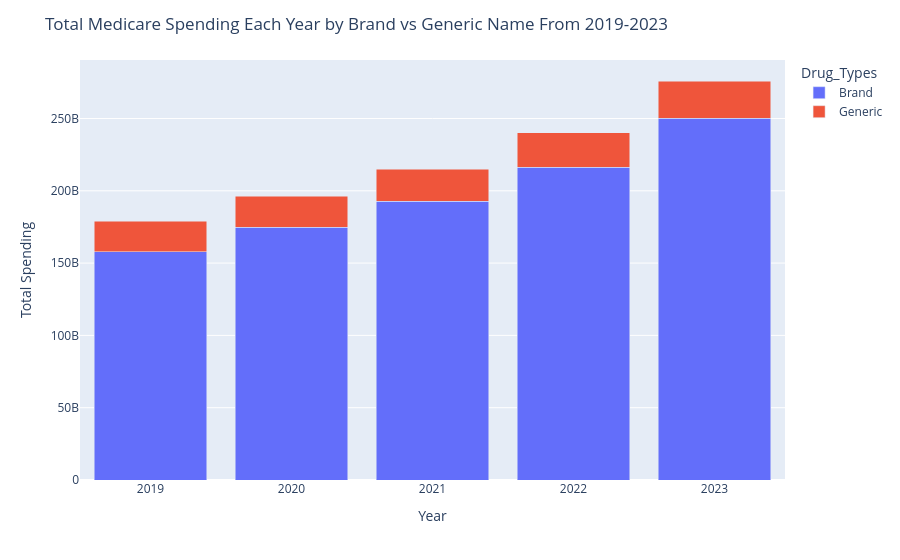

Notebook cell for this chart:
### Code cell
# stacked bar chart to show brand vs generic name
overall_df = df[df['Mftr_Name'] == 'Overall']

# create a new column for brand vs generic drug
drug_types = []
for i in range(len(overall_df)):
    if overall_df.iloc[i]['Brnd_Name'] != overall_df.iloc[i]['Gnrc_Name']:
        drug_types.append('Brand')
    else:
        drug_types.append('Generic')

overall_df['Drug_Types'] = drug_types

# find total spending by year and drug type (brand vs generic)
lst = []
for year in [2019, 2020, 2021, 2022, 2023]:
    total_spending_year = 'Tot_Spndng_' + str(year)
    
    brand_total = overall_df[overall_df['Drug_Types'] == 'Brand'][total_spending_year].sum()
    generic_total = overall_df[overall_df['Drug_Types'] == 'Generic'][total_spending_year].sum()
    
    lst.append({'Year': year, 'Drug_Types': 'Brand', 'Total Spending': brand_total})
    lst.append({'Year': year, 'Drug_Types': 'Generic', 'Total Spending': generic_total})

plot_df = pd.DataFrame(lst)

fig = px.bar(plot_df, x='Year', y='Total Spending', color='Drug_Types', barmode='stack')

fig.update_layout(title='Total Medicare Spending Each Year by Brand vs Generic Name From 2019-2023')

fig.show()

### Figure 1 — Plotly figure (JSON) as saved in the notebook; plotly's stock layout.template omitted (floating-point values rounded to 4 significant figures)
{"data": [{"hovertemplate": "Drug_Types=Brand<br>Year=%{x}<br>Total Spending=%{y}<extra></extra>", "legendgroup": "Brand", "marker": {"color": "#636efa", "pattern": {"shape": ""}}, "name": "Brand", "orientation": "v", "showlegend": true, "textposition": "auto", "type": "bar", "x": [2019, 2020, 2021, 2022, 2023], "xaxis": "x", "y": [158000000000.0, 174700000000.0, 192700000000.0, 216400000000.0, 250100000000.0], "yaxis": "y"}, {"hovertemplate": "Drug_Types=Generic<br>Year=%{x}<br>Total Spending=%{y}<extra></extra>", "legendgroup": "Generic", "marker": {"color": "#EF553B", "pattern": {"shape": ""}}, "name": "Generic", "orientation": "v", "showlegend": true, "textposition": "auto", "type": "bar", "x": [2019, 2020, 2021, 2022, 2023], "xaxis": "x", "y": [20930000000.0, 21670000000.0, 22050000000.0, 23940000000.0, 25830000000.0], "yaxis": "y"}], "layout": {"barmode": "stack", "legend": {"title": {"text": "Drug_Types"}, "tracegroupgap": 0}, "margin": {"t": 60}, "title": {"text": "Total Medicare Spending Each Year by Brand vs Generic Name From 2019-2023"}, "xaxis": {"anchor": "y", "domain": [0, 1], "title": {"text": "Year"}}, "yaxis": {"anchor": "x", "domain": [0, 1], "title": {"text": "Total Spending"}}}}
